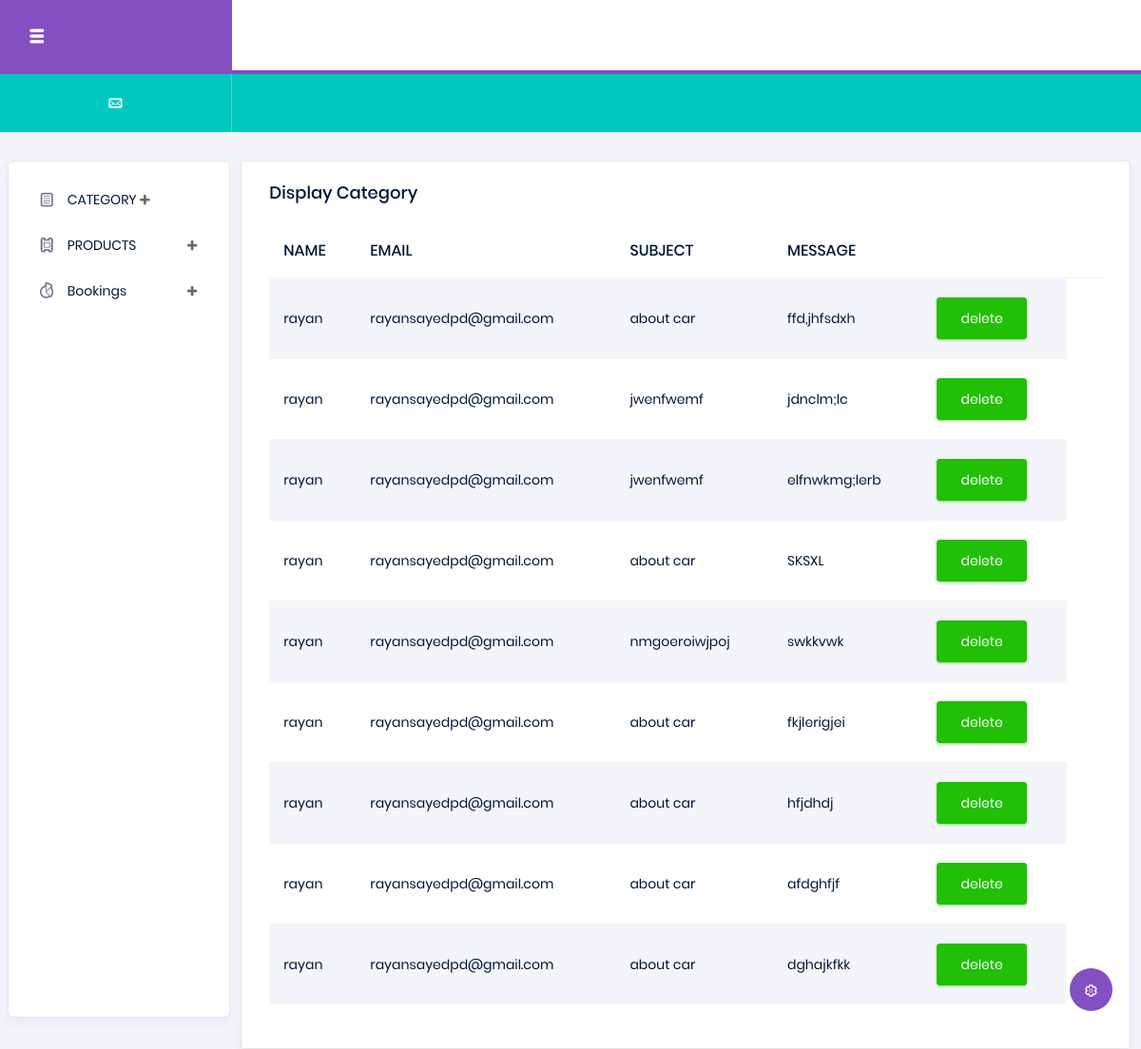
The page /backapp/displaycontact/ on the database its author committed.
### backapp/models.py (models this page shows)
class contactdb(models.Model):
    NAME = models.CharField(max_length=100, null=True, blank=True)
    EMAIL = models.EmailField(null=True, blank=True)
    SUBJECT = models.CharField(max_length=200, null=True, blank=True)
    MESSAGE = models.CharField(max_length=100, null=True, blank=True)

### backapp/views.py (the view)
# urls.py: path('displaycontact/',views.displaycontact,name="displaycontact"),
def displaycontact(req):
    data = contactdb.objects.all()
    return render(req, "displaycontact.html", {'data': data})

### backapp/templates/displaycontact.html (shortened to what this page needs)
<!DOCTYPE html>
{% extends 'index.html' %}
{% block content %}
<html lang="en">
<head>
</head>
<body>
<div class="col-lg-12 grid-margin stretch-card">
                <div class="card">
                  <div class="card-body">
                    <h4 class="card-title">Display category</h4>
                    <div class="table-responsive">
                      <table class="table table-striped">
                        <thead>
                          <tr>
                            <th> NAME </th>
                            <th> EMAIL </th>
                            <th> SUBJECT </th>
                              <th> MESSAGE </th>
                            <th></th>
                            <th></th>
                          </tr>
                        </thead>
                        <tbody>
                        {% for d in data %}
                          <tr>
                            <td>{{ d.NAME }}</td>
                            <td>{{ d.EMAIL }}</td>
                              <td>{{ d.SUBJECT }}</td>
                              <td>{{ d.MESSAGE }}</td>
                            <td>
                              <form action=" ">
                              <button type="submit" class="btn btn-success">delete </button>
                              </form>
                            </td>
                          </tr>
                        {% endfor %}
                        </tbody>
                      </table>
                    </div>
                  </div>
                </div>
              </div>
</body>
</html>
{% endblock %}

### rows shown on the page
contactdb: NAME "rayan", EMAIL "rayansayedpd@gmail.com", SUBJECT "about car", MESSAGE "ffd,jhfsdxh"
contactdb: NAME "rayan", EMAIL "rayansayedpd@gmail.com", SUBJECT "jwenfwemf", MESSAGE "jdnclm;lc"
contactdb: NAME "rayan", EMAIL "rayansayedpd@gmail.com", SUBJECT "jwenfwemf", MESSAGE "elfnwkmg;lerb"
contactdb: NAME "rayan", EMAIL "rayansayedpd@gmail.com", SUBJECT "about car", MESSAGE "SKSXL"
contactdb: NAME "rayan", EMAIL "rayansayedpd@gmail.com", SUBJECT "nmgoeroiwjpoj", MESSAGE "swkkvwk"
contactdb: NAME "rayan", EMAIL "rayansayedpd@gmail.com", SUBJECT "about car", MESSAGE "fkjlerigjei"
contactdb: NAME "rayan", EMAIL "rayansayedpd@gmail.com", SUBJECT "about car", MESSAGE "hfjdhdj"
contactdb: NAME "rayan", EMAIL "rayansayedpd@gmail.com", SUBJECT "about car", MESSAGE "afdghfjf"
contactdb: NAME "rayan", EMAIL "rayansayedpd@gmail.com", SUBJECT "about car", MESSAGE "dghajkfkk"
